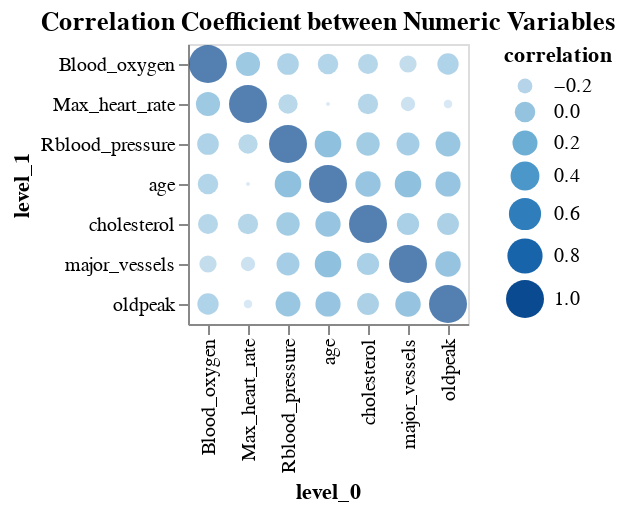

Notebook code cell kept with this figure:
### Code cell
# make a correlation plot
cc_plot = (
    alt.Chart(corr_df)
    .mark_circle()
    .encode(
        alt.X("level_0:N"),
        alt.Y("level_1:N"),
        alt.Size("correlation"),
        alt.Color("correlation")
    )
    .properties(title="Correlation Coefficient between Numeric Variables")
)
cc_plot

### Figure 1 — Vega-Lite specification as saved in the notebook (floating-point values rounded to 4 significant figures)
{"config": {"view": {"continuousWidth": 400, "continuousHeight": 300}}, "data": {"name": "data-c8564e424c2d61f92e4a96db778a7f21"}, "mark": "circle", "encoding": {"color": {"field": "correlation", "type": "quantitative"}, "size": {"field": "correlation", "type": "quantitative"}, "x": {"field": "level_0", "type": "nominal"}, "y": {"field": "level_1", "type": "nominal"}}, "title": "Correlation Coefficient between Numeric Variables", "$schema": "https://vega.github.io/schema/vega-lite/v4.17.0.json", "datasets": {"data-c8564e424c2d61f92e4a96db778a7f21": [{"level_0": "age", "level_1": "age", "correlation": 1.0}, {"level_0": "age", "level_1": "Rblood_pressure", "correlation": 0.2794}, {"level_0": "age", "level_1": "cholesterol", "correlation": 0.2137}, {"level_0": "age", "level_1": "Max_heart_rate", "correlation": -0.3985}, {"level_0": "age", "level_1": "Blood_oxygen", "correlation": -0.002252}, {"level_0": "age", "level_1": "major_vessels", "correlation": 0.2763}, {"level_0": "age", "level_1": "oldpeak", "correlation": 0.21}, {"level_0": "Rblood_pressure", "level_1": "age", "correlation": 0.2794}, {"level_0": "Rblood_pressure", "level_1": "Rblood_pressure", "correlation": 1.0}, {"level_0": "Rblood_pressure", "level_1": "cholesterol", "correlation": 0.1232}, {"level_0": "Rblood_pressure", "level_1": "Max_heart_rate", "correlation": -0.0467}, {"level_0": "Rblood_pressure", "level_1": "Blood_oxygen", "correlation": 0.04349}, {"level_0": "Rblood_pressure", "level_1": "major_vessels", "correlation": 0.1014}, {"level_0": "Rblood_pressure", "level_1": "oldpeak", "correlation": 0.1932}, {"level_0": "cholesterol", "level_1": "age", "correlation": 0.2137}, {"level_0": "cholesterol", "level_1": "Rblood_pressure", "correlation": 0.1232}, {"level_0": "cholesterol", "level_1": "cholesterol", "correlation": 1.0}, {"level_0": "cholesterol", "level_1": "Max_heart_rate", "correlation": -0.00994}, {"level_0": "cholesterol", "level_1": "Blood_oxygen", "correlation": -0.02287}, {"level_0": "cholesterol", "level_1": "major_vessels", "correlation": 0.07051}, {"level_0": "cholesterol", "level_1": "oldpeak", "correlation": 0.05395}, {"level_0": "Max_heart_rate", "level_1": "age", "correlation": -0.3985}, {"level_0": "Max_heart_rate", "level_1": "Rblood_pressure", "correlation": -0.0467}, {"level_0": "Max_heart_rate", "level_1": "cholesterol", "correlation": -0.00994}, {"level_0": "Max_heart_rate", "level_1": "Max_heart_rate", "correlation": 1.0}, {"level_0": "Max_heart_rate", "level_1": "Blood_oxygen", "correlation": 0.1578}, {"level_0": "Max_heart_rate", "level_1": "major_vessels", "correlation": -0.2132}, {"level_0": "Max_heart_rate", "level_1": "oldpeak", "correlation": -0.3442}, {"level_0": "Blood_oxygen", "level_1": "age", "correlation": -0.002252}, {"level_0": "Blood_oxygen", "level_1": "Rblood_pressure", "correlation": 0.04349}, {"level_0": "Blood_oxygen", "level_1": "cholesterol", "correlation": -0.02287}, {"level_0": "Blood_oxygen", "level_1": "Max_heart_rate", "correlation": 0.1578}, {"level_0": "Blood_oxygen", "level_1": "Blood_oxygen", "correlation": 1.0}, {"level_0": "Blood_oxygen", "level_1": "major_vessels", "correlation": -0.1228}, {"level_0": "Blood_oxygen", "level_1": "oldpeak", "correlation": 0.03005}, {"level_0": "major_vessels", "level_1": "age", "correlation": 0.2763}, {"level_0": "major_vessels", "level_1": "Rblood_pressure", "correlation": 0.1014}, {"level_0": "major_vessels", "level_1": "cholesterol", "correlation": 0.07051}, {"level_0": "major_vessels", "level_1": "Max_heart_rate", "correlation": -0.2132}, {"level_0": "major_vessels", "level_1": "Blood_oxygen", "correlation": -0.1228}, {"level_0": "major_vessels", "level_1": "major_vessels", "correlation": 1.0}, {"level_0": "major_vessels", "level_1": "oldpeak", "correlation": 0.2227}, {"level_0": "oldpeak", "level_1": "age", "correlation": 0.21}, {"level_0": "oldpeak", "level_1": "Rblood_pressure", "correlation": 0.1932}, {"level_0": "oldpeak", "level_1": "cholesterol", "correlation": 0.05395}, {"level_0": "oldpeak", "level_1": "Max_heart_rate", "correlation": -0.3442}, {"level_0": "oldpeak", "level_1": "Blood_oxygen", "correlation": 0.03005}, {"level_0": "oldpeak", "level_1": "major_vessels", "correlation": 0.2227}, {"level_0": "oldpeak", "level_1": "oldpeak", "correlation": 1.0}]}}
